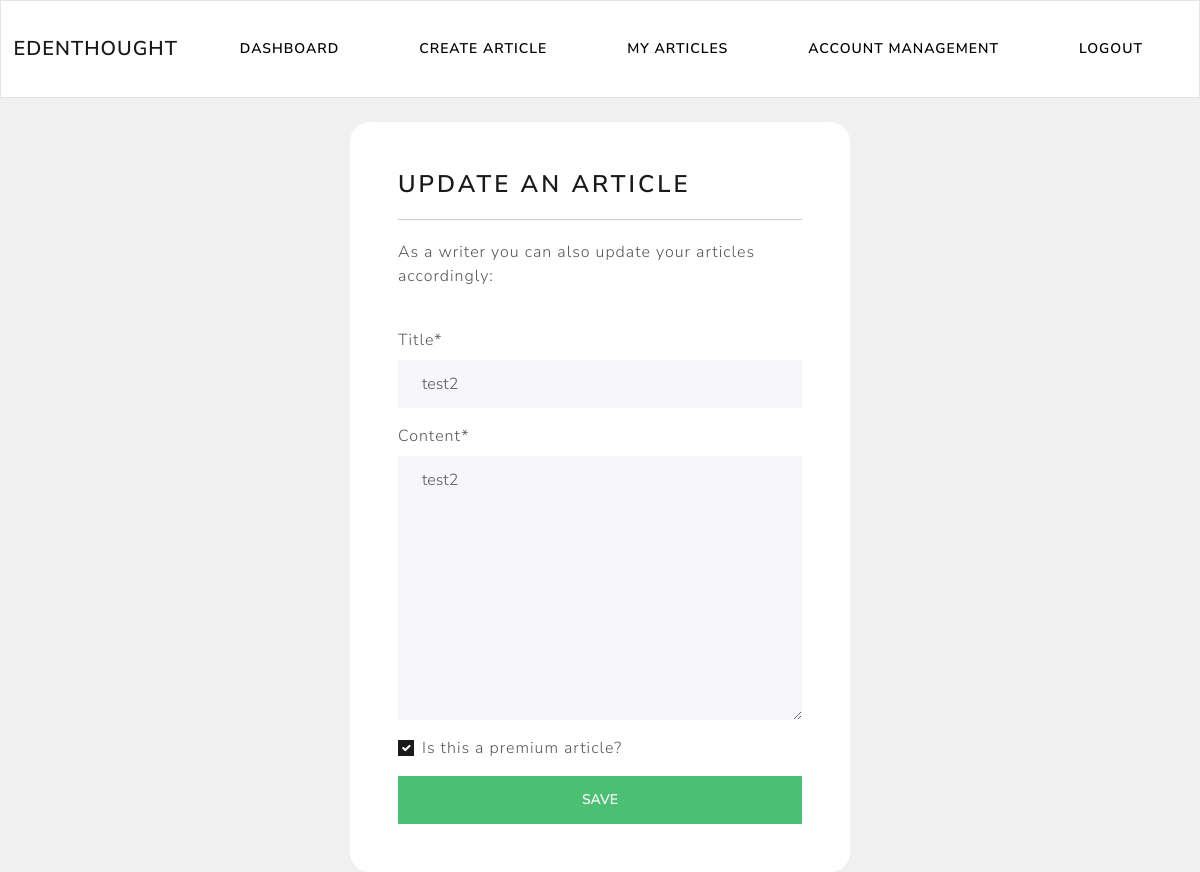
Screenshot of /writer/update-article/17 (signed in) with the database file from the repository.
### writer/models.py (models this page shows)
class Article(models.Model):
    title = models.CharField(max_length=150)
    content = models.TextField(max_length=10000)
    date_posted = models.DateTimeField(auto_now_add=True)
    is_premium = models.BooleanField(default=False, verbose_name='Is this a premium article?')
    user = models.ForeignKey(to=CustomUser, max_length=10, on_delete=models.CASCADE, null=True)

### writer/views.py (the view)
# urls.py: path('update-article/<str:pk>', views.update_article, name='update-article'),
@login_required(login_url='my-login')
def update_article(request, pk):
    try:
        article = Article.objects.get(id=pk, user=request.user)
    except:
        return redirect('my-articles')
    form = ArticleForm(instance=article)  # Параметр instance нужен для предзаполнения формы
    if request.method == 'POST':
        form = ArticleForm(request.POST, instance=article)
        if form.is_valid():
            form.save()
            return redirect('my-articles')
    context = {'UpdateArticleForm': form}
    return render(request, 'writer/update-article.html', context)

### writer/forms.py
class ArticleForm(ModelForm):
    class Meta:
        model = Article
        fields = ['title', 'content', 'is_premium']

### writer/templates/writer/update-article.html (shortened to what this page needs)
{% extends 'writer/navbar.html' %}
{% load crispy_forms_tags %}
{% block content %}
<br>
<div class="container bg-white shadow-md p-5 form-layout">
    <h3>Update an article</h3>
    <hr>
    <p>As a writer you can also update your articles accordingly:</p>
    <br>
    <form method="post" autocomplete="off">
        {{ UpdateArticleForm|crispy }}
        <input class="btn btn-success w-100" type="submit" value="Save"/>
    </form>
</div>
{% endblock %}

### static/css/styles.css (style rules this page uses)
.form-layout { width: 500px; border-radius: 20px; }
hr { border: none; border-top: 1px solid #333; margin: 20px 0; }

### rows the page displays
Article: title "test2", content "test2", is_premium "☑"
